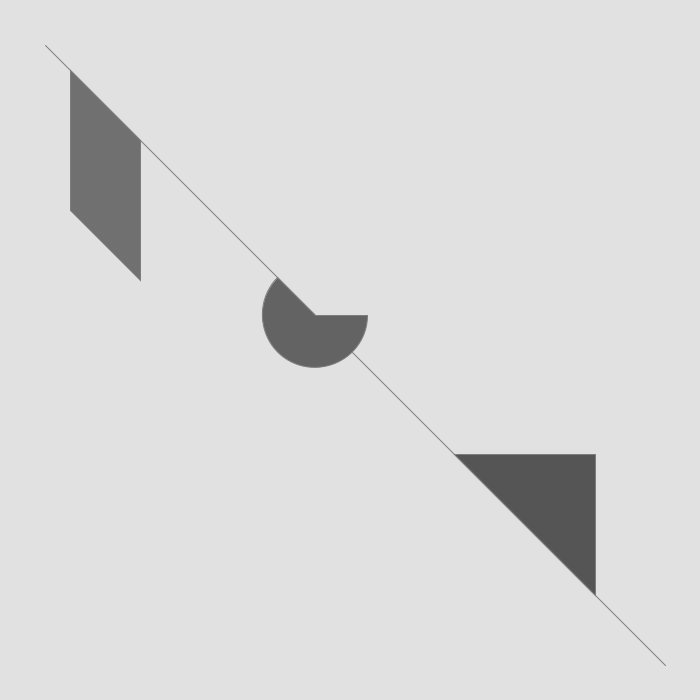
Frame 1 (no input)
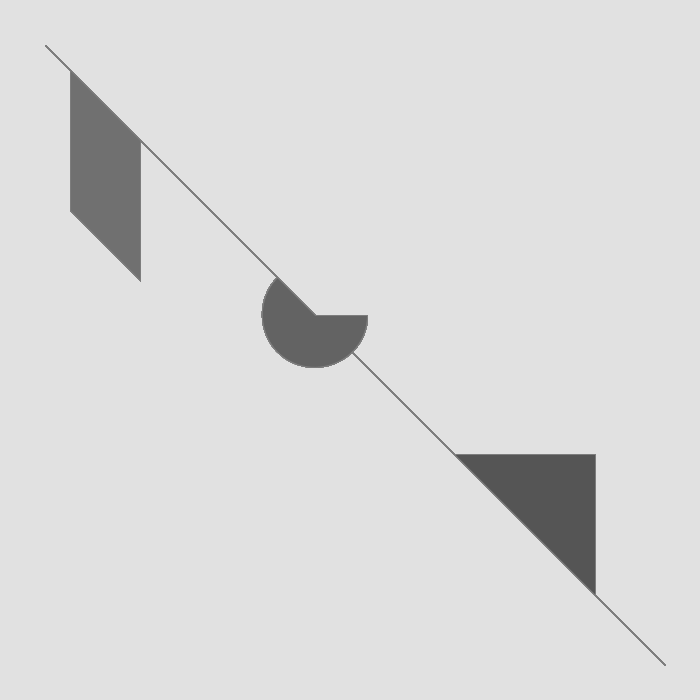
Frame 60 (the mouse pressed at the canvas centre just before this capture)
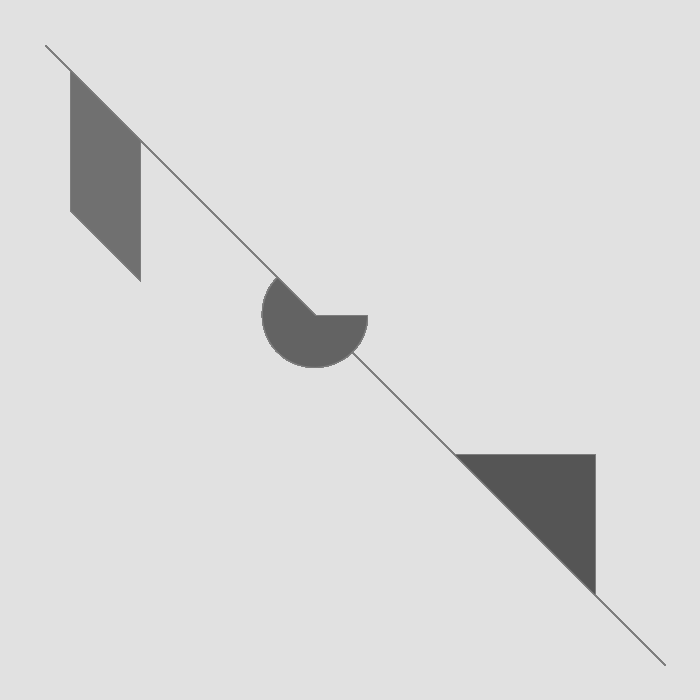
Frame 120 (the mouse held since frame 60 and released just before this capture)

The Processing sketch that drew these frames (run headless with seeded random() and noise(); from frame 60 on, the mouse is pressed at the canvas centre):

// Processing sketch: Week1_Homework
// ── Week1_Homework.pde
int bgColor = 225;
int linePosition;
int lineSize;
int triPosition;
int triSize;
int quadPosition;
int quadSize;
int arcPosition;
int arcSize;


void setup() {
  //first parameter is width, second is height
  size(700, 700);
  background(bgColor);

  //linePosition = int(width*.25);
  
  linePosition = int(width*random(0.1));
  lineSize = int(width*.95);


  quadPosition = int(width*.1);
  quadSize = int(width*.2);

  arcPosition = int(width*.15);
  arcSize = int(width*.45);

  triPosition = int(width*.65);
  triSize = int(width*.85);

  //triPosition = int(width*random(1.3));
  //triSize = int(width*.75);  

  //quadPosition = int(width*random(3.1));
  //quadSize = int(width*.2);

  //arcPosition = int(width*random(0.1));
  //arcSize = int(width*.35);

  println (linePosition);
}

void draw() {
  //ellopse(x position, y position, width, height)

  //stroke(169,152,75);
  //line(30, 20, 85, 75);

  //fill(102,145,217);
  //triangle(30, 75, 58, 20, 86, 75);

  //fill(97,131,166);
  //quad(38, 31, 86, 20, 69, 63, 30, 76);

  //stroke(169,152,75);
  //line(300, 300, 85, 75);

  //fill(102,145,217);
  //triangle(30, 75, 58, 20, 86, 75);

  //fill(97,131,166);
  //quad(38, 31, 86, 20, 69, 63, 30, 76);


  stroke(125, 125, 125);
  line(linePosition, linePosition, lineSize, lineSize);

  fill(112, 112, 112);
  //quad(quadSize+38, quadSize+31, quadSize+86, quadSize+20, quadPosition+69, quadPosition+63, quadPosition+30, quadPosition+76);
  quad(quadSize, quadSize, quadSize, quadSize+quadSize, quadPosition, quadPosition+quadSize, quadPosition, quadPosition);

  fill(99, 99, 99);
  arc(arcSize, arcSize, arcPosition, arcPosition, 0, PI+QUARTER_PI, PIE);

  fill(85, 85, 85);
  triangle(triSize, triSize, triSize, triPosition, triPosition, triPosition);
}
